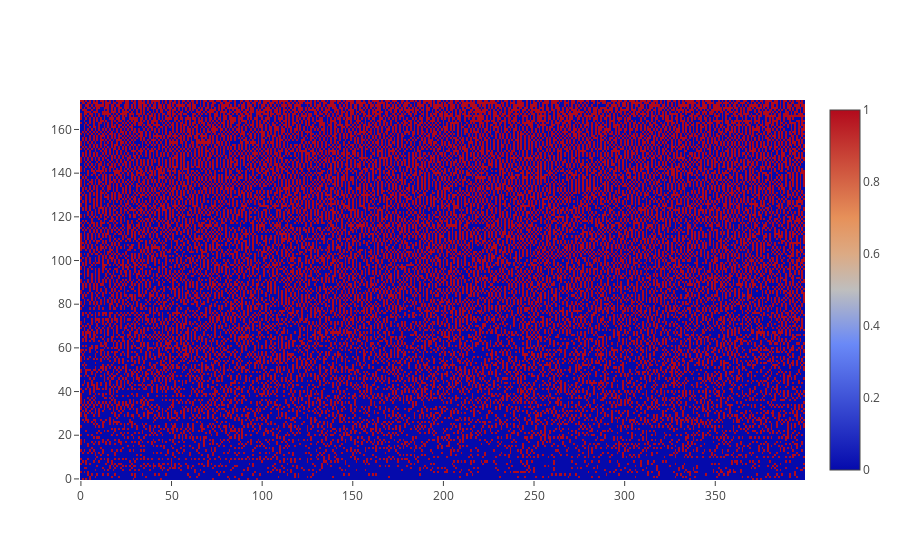

This figure's notebook cell:
### Code cell
# noexport

plot_israndom_choices_heatmap()

### Figure 1 — Plotly figure (JSON) as saved in the notebook; plotly's stock layout.template omitted (floating-point values rounded to 4 significant figures; data arrays with more than 128 entries replaced by an {"elided": "..."} marker saying what was removed)
{"data": [{"type": "heatmap", "uid": "8e19048a-4b38-408b-be6d-e0ae2a84a777", "z": {"elided": "174x400 int values"}}], "layout": {}}
